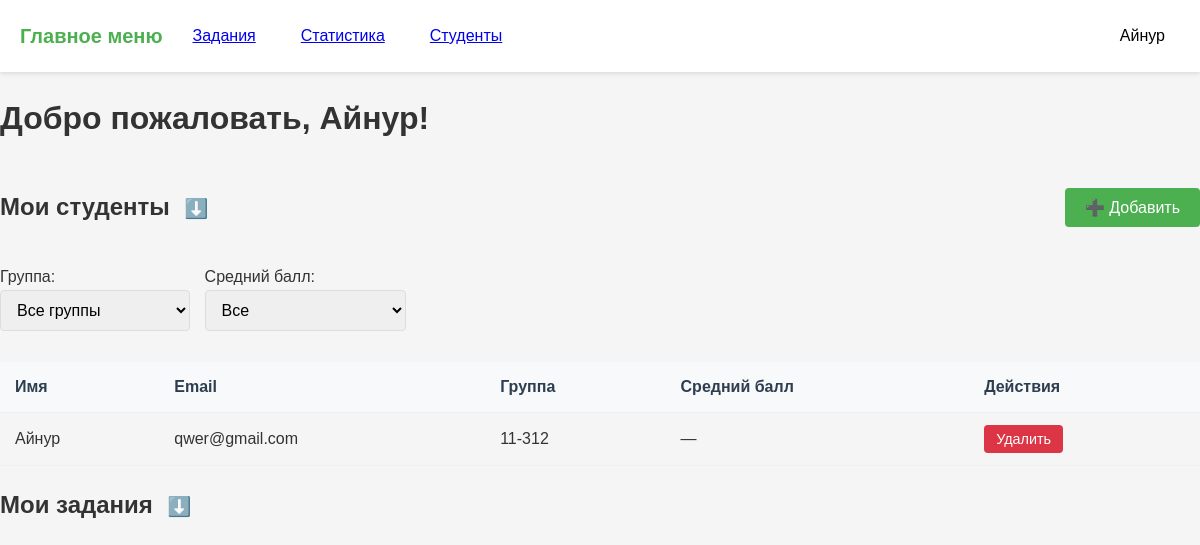
Page /dashboard (signed in) on the earlier database version.
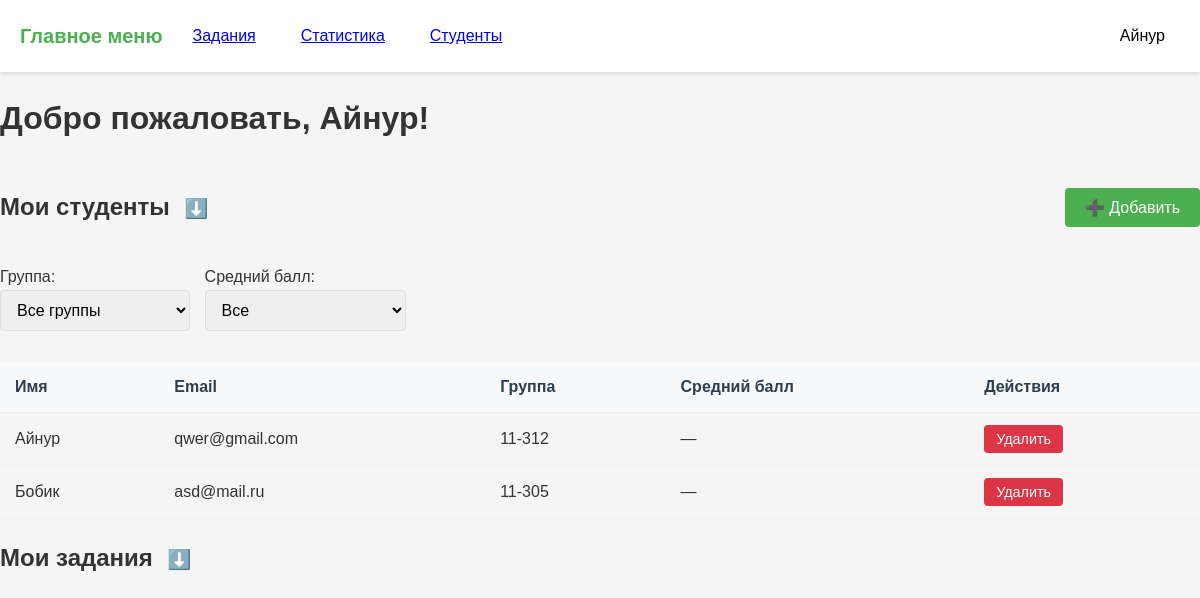
Same page on the later database version.
### models.py (models this page shows)
class User(UserMixin, db.Model):
    id = db.Column(db.Integer, primary_key=True)
    name = db.Column(db.String(150))
    email = db.Column(db.String(150), unique=True)
    password = db.Column(db.String(150))
    role = db.Column(db.String(50))  # 'student' or 'teacher'
    group = db.Column(db.String(50))
    first_name = db.Column(db.String(150))
    last_name = db.Column(db.String(150))
    age = db.Column(db.Integer)
    gender = db.Column(db.String(10))  # 'male', 'female', 'other'
    students = db.relationship(
        'User',
        secondary=teacher_student,
        primaryjoin=(id == teacher_student.c.teacher_id),
        secondaryjoin=(id == teacher_student.c.student_id),
        backref=db.backref('teachers', lazy='dynamic'),
        lazy='dynamic'
    )

### main.py (the view, shortened to what this page needs)
@main.route('/dashboard')
@login_required
def dashboard():
    if current_user.role == 'teacher':
        students = User.query.filter_by(role='student').all()
        assignments = Assignment.query.filter_by(teacher_id=current_user.id).all()
        avg_scores = {}
        for student in students:
            submissions = Submission.query.filter_by(student_id=student.id).all()
            scores = [s.score for s in submissions if s.score is not None]
            avg_scores[student.id] = round(sum(scores) / len(scores), 2) if scores else None
        return render_template(
            'teacher_dashboard.html',
            students=students,
            assignments=assignments,
            avg_scores=avg_scores,  # <——— вот оно!
            current_user=current_user,
            all_groups=[],           # если используешь фильтрацию по группам, передай актуально
            group_filter='',
            score_filter=''
        )

### app.py (called while the page is built)
def create_app():
    app = Flask(__name__)
    app.config['SECRET_KEY'] = 'your_secret_key'
    app.config['SQLALCHEMY_DATABASE_URI'] = 'sqlite:///data.db'
    app.config['SQLALCHEMY_TRACK_MODIFICATIONS'] = False
    app.config['TEMPLATES_AUTO_RELOAD'] = True
    db.init_app(app)
    login_manager.init_app(app)
    login_manager.login_view = 'auth.login'
    from models import User
    @login_manager.user_loader
    def load_user(user_id):
        return User.query.get(int(user_id))
    from auth import auth as auth_blueprint
    app.register_blueprint(auth_blueprint)
    from main import main as main_blueprint
    app.register_blueprint(main_blueprint)
    return app

### templates/teacher_dashboard.html (shortened to what this page needs)
<!DOCTYPE html>
<html lang="ru">
<head>
    <link rel="stylesheet" href="../static/style.css">
</head>
<body>
    <header class="header">
        <nav class="navbar">
            <div class="nav-left">
                <a href="{{ url_for('main.dashboard') }}" class="logo">Главное меню</a>
                <a href="{{ url_for('main.assignments_list') }}" class="nav-btn tasks-btn">Задания</a>
                <a href="{{ url_for('main.statistics') }}" class="nav-btn stats-btn">Статистика</a>
                <a href="{{ url_for('main.students') }}" class="nav-btn">Студенты</a>
            </div>
            <div class="nav-right">
                <div class="profile-dropdown">
                    <button class="nav-btn profile-btn">{{ current_user.name }}</button>
                </div>
            </div>
        </nav>
    </header>
    <main>
        <h1>Добро пожаловать, {{ current_user.name }}!</h1>
        <div class="teacher-content">
            <div class="students-section mt-3">
                <div style="display: flex; justify-content: space-between; align-items: center; cursor: pointer;" onclick="toggleStudentsBlock()">
                    <div>
                        <h2 style="display: inline-block;">Мои студенты</h2>
                        <span id="studentsArrow" style="font-size: 1.2rem; margin-left: 10px;">⬇️</span>
                    </div>
                    <button class="btn btn-primary" onclick="event.stopPropagation(); toggleAddForm();">➕ Добавить</button>
                </div>
                <div id="studentsBlock" style="display: block;">
                    <form method="get" class="filter-section" style="display: flex; gap: 15px; align-items: flex-end; margin: 18px 0 15px 0;">
                        <div>
                            <label for="group">Группа:</label>
                            <select name="group" id="group" class="form-input" onchange="this.form.submit()">
                                <option value="">Все группы</option>
                            </select>
                        </div>
                        <div>
                            <label for="score">Средний балл:</label>
                            <select name="score" id="score" class="form-input" onchange="this.form.submit()">
                                <option value="">Все</option>
                            </select>
                        </div>
                    </form>
                    <div class="students-table-container mt-2">
                        <table class="students-table" id="studentsTable">
                            <thead>
                                <tr>
                                    <th>Имя</th>
                                    <th>Email</th>
                                    <th>Группа</th>
                                    <th>Средний балл</th>
                                    <th>Действия</th>
                                </tr>
                            </thead>
                            <tbody>
                                {% for student in students %}
                                <tr>
                                    <td>{{ student.name }}</td>
                                    <td>{{ student.email }}</td>
                                    <td>{{ student.group if student.group else '—' }}</td>
                                    <td>
                                        {% if avg_scores[student.id] is not none %}
                                            {{ avg_scores[student.id] }}
                                        {% else %}
                                            —
                                        {% endif %}
                                    </td>
                                    <td>
                                        <form method="POST" action="{{ url_for('main.delete_student', student_id=student.id) }}" onsubmit="return confirm('Удалить этого студента?');">
                                            <button type="submit" class="btn btn-danger btn-small">Удалить</button>
                                        </form>
                                    </td>
                                </tr>
                                {% endfor %}
                            </tbody>
                        </table>
                    </div>
                </div>
            </div>
            <div class="assignments-section">
                <div class="section-header" onclick="toggleDashboardAssignments()" style="cursor: pointer;">
                    <h2 style="display: inline-block;">Мои задания</h2>
                    <span id="arrow" style="font-size: 1.2rem; margin-left: 10px;">⬇️</span>
                </div>
            </div>
        </div>
    </main>
</body>
</html>

### static/style.css (style rules this page uses)
:root { --primary-color: #4CAF50; --primary-hover: #45a049; --danger-color: #dc3545; --danger-hover: #c82333; --text-color: #333; --light-gray: #f8f9fa; --medium-gray: #e9ecef; --dark-gray: #6c757d; --shadow: 0 2px 10px rgba(0, 0, 0, 0.1); }
body { margin: 0; font-family: 'Arial', sans-serif; background-color: #f5f5f5; color: var(--text-color); line-height: 1.6; }
.navbar { display: flex; justify-content: space-between; align-items: center; padding: 15px 20px; background-color: white; box-shadow: 0 2px 4px rgba(0, 0, 0, 0.1); }
.nav-left, .nav-right { display: flex; align-items: center; gap: 15px; }
.logo { font-size: 1.25rem; font-weight: bold; color: var(--primary-color); text-decoration: none; transition: color 0.3s; }
.nav-btn { padding: 8px 15px; background: none; border: none; cursor: pointer; font-size: 1rem; border-radius: 4px; transition: all 0.3s; }
.profile-dropdown { position: relative; }
.form-input { width: 100%; padding: 10px 12px; border: 1px solid #ddd; border-radius: 4px; font-size: 1rem; transition: border 0.3s; }
.btn { display: inline-block; padding: 10px 20px; border: none; border-radius: 4px; font-size: 1rem; cursor: pointer; text-align: center; transition: background 0.3s; }
.btn-primary { background-color: var(--primary-color); color: white; }
.btn-danger { background-color: var(--danger-color); color: white; }
.btn-small { padding: 6px 12px; font-size: 0.9rem; }
.students-table-container { overflow-x: auto; }
.students-table { width: 100%; border-collapse: collapse; margin-top: 15px; }
.students-table th, .students-table td { padding: 12px 15px; text-align: left; border-bottom: 1px solid #ecf0f1; }
.students-table th { background-color: #f8f9fa; font-weight: 600; color: #2c3e50; }
.mt-2 { margin-top: 1rem; }
.mt-3 { margin-top: 1.5rem; }

Differences in the rows shown:
added User: name "Бобик", email "asd@mail.ru", group "11-305"
